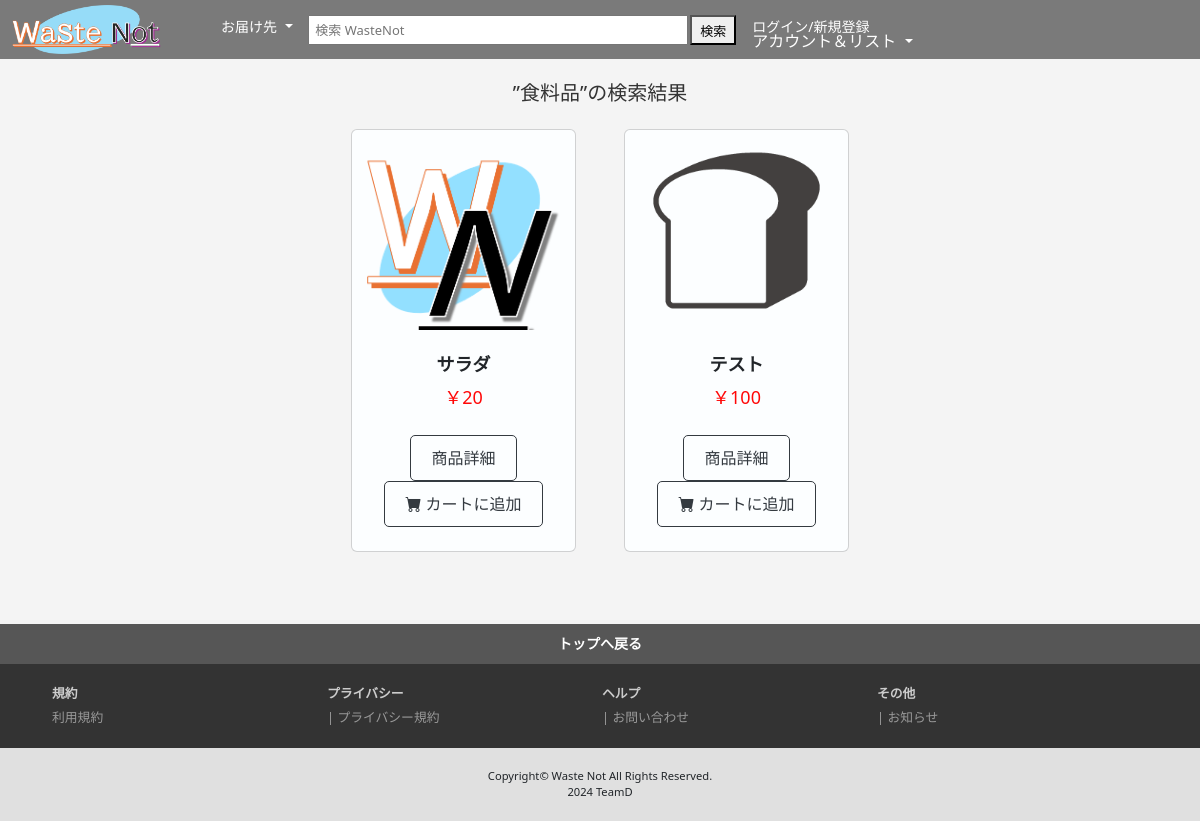
Page /category/1/ on the committed database.
### foods/models.py (models this page shows, shortened)
class Category(models.Model):
    title = models.CharField(
        verbose_name='カテゴリ',
        max_length=20
    )
    image = models.ImageField(
        verbose_name='写真',
        upload_to='images',
        default='images/default.jpg',
    )

class Food(models.Model):
    stripe_product_id = models.CharField(
        verbose_name="商品ID",
        max_length=100
    )
    stripe_price_id = models.CharField(
        max_length=100
    )
    category = models.ForeignKey(
        Category,
        verbose_name='カテゴリ',
        on_delete=models.PROTECT
    )
    name = models.CharField(
        verbose_name='商品名',
        max_length=200
    )
    price = models.IntegerField(
        verbose_name='価格'
    )
    stock = models.IntegerField(
        verbose_name='在庫'
    )
    shelf_life = models.DateField(
        verbose_name='賞味期限',
        default=timezone.now
    )
    allergy = models.CharField(
        verbose_name='アレルギー',
        max_length=150,
    )
    image = models.ImageField(
        verbose_name='写真',
        upload_to='images',
    )
    inputed_at = models.DateField(
        verbose_name='入力日時',
        auto_now_add=True,
    )

### dgroupapp/views.py (the view)
# urls.py: path('category/<int:category_id>/', views.category_view, name='category_view'),
def category_view(request, category_id):
    category = Category.objects.get(id=category_id)
    products = Food.objects.filter(category=category)  # カテゴリに関連する商品を取得
    return render(request, 'category_view.html', {
        'category': category,
        'products': products,
    })

### dgroupapp/templates/category_view.html (shortened to what this page needs)
{% extends "base.html" %}
{% load static %}
{% block content %}
<section>
    <div class="container px-4 px-lg-5 mt-1 py-2">
        <div class="search-result">
        <h3 style="text-align: center;">
            ”{{ category.title }}”の検索結果
        </h3>
        </div>
        <div class="row gx-4 gx-lg-5 row-cols-2 row-cols-md-3 row-cols-xl-4 py-3 justify-content-center">
            {% for record in products %}
            <div class="col mb-5">
                <div class="card h-100">
                    <img class="card-img-top" src="{{ record.image.url }}" width="100%" height="100%" alt="..." />
                    <div class="card-body p-4">
                        <div class="text-center">
                            <h5 class="fw-bolder">{{ record.name }}</h5>
                            <span class="price">￥{{ record.price }}</span>
                        </div>
                    </div>
                    <div class="card-footer p-4 pt-0 border-top-0 bg-transparent">
                        <div class="text-center">
                            <a class="btn btn-outline-dark mt-auto" href="#">商品詳細</a>
                            <a class="btn btn-outline-dark mt-auto" href="#"><i class="bi-cart-fill me-1"></i>カートに追加</a>
                        </div>
                    </div>
                </div>
            </div>
            {% endfor %}
        </div>
    </div>
</section>
{% endblock %}

### dgroupapp/static/css/custom.css (style rules this page uses)
.card-img-top { width: auto; height: 200px; object-fit: cover; }
.card { background-color: #fcfeff; width: 100%; max-width: 350px; margin: auto; }
.btn-outline-dark { color: #343a40; border-color: #343a40; font-size: 13px; padding: 4px 6px; }
.card-body .fw-bolder { color: #212529; font-size: 18px; }
.card-body .price { color: #ff0707; font-size: 18px; }
.card-body { padding: 2px 3px; }
.card-footer { padding: 2px 3px; }
.btn-outline-dark.mt-auto { margin-top: 5px; }
.btn { margin-top: 10px; padding: 10px 20px; font-size: 16px; border-radius: 5px; cursor: pointer; transition: background-color 0.3s, box-shadow 0.3s; display: inline-block; }
h3 { font-size: 24px; color: #333; text-align: center; margin-top: 10px; }
h3 { font-size: 20px; color: #333; text-align: center; }

### rows in the picture
Category: title "食料品"
Food: image (picture), name "サラダ", price "20"
Food: image (picture), name "テスト", price "100"
